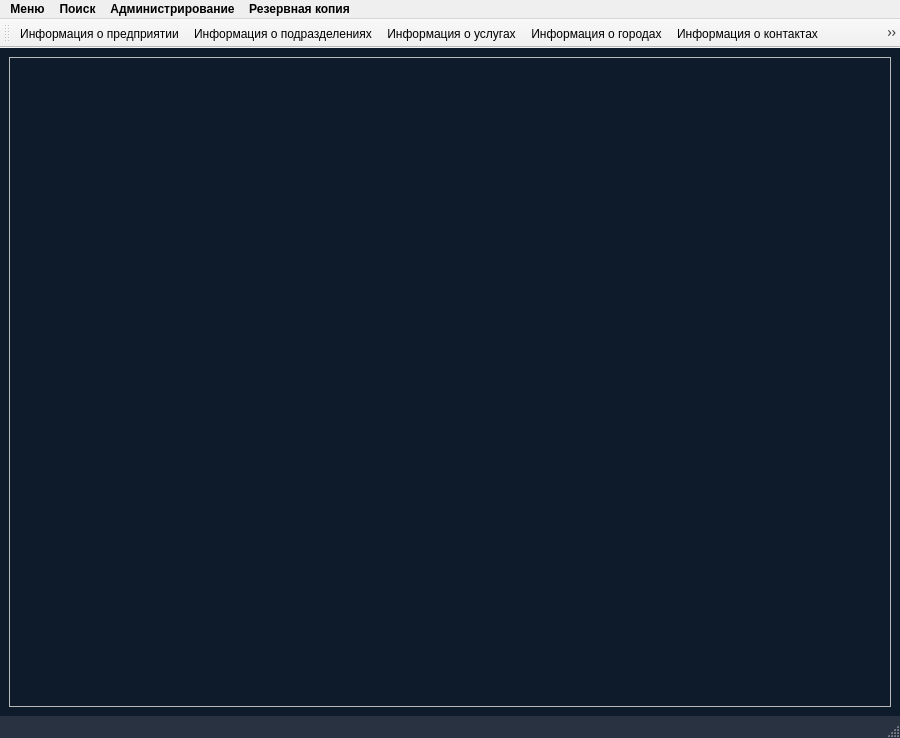
<?xml version="1.0" encoding="UTF-8"?>
<ui version="4.0">
 <class>MainWindow</class>
 <widget class="QMainWindow" name="MainWindow">
  <property name="geometry">
   <rect>
    <x>0</x>
    <y>0</y>
    <width>900</width>
    <height>738</height>
   </rect>
  </property>
  <property name="minimumSize">
   <size>
    <width>847</width>
    <height>628</height>
   </size>
  </property>
  <property name="acceptDrops">
   <bool>true</bool>
  </property>
  <property name="windowTitle">
   <string>Справочник предприятия</string>
  </property>
  <property name="windowIcon">
   <iconset resource="../icons.qrc">
    <normaloff>:/newPrefix/icons/organization.png</normaloff>:/newPrefix/icons/organization.png</iconset>
  </property>
  <property name="autoFillBackground">
   <bool>true</bool>
  </property>
  <property name="styleSheet">
   <string notr="true"> #centralwidget{
background-color:#0D1B2A;
}

#act_ChangeUser{
	background-color:blue;
	color:white;
}

.QPushButton{
	background-color:#293241;
	color:#E0E1DD;
}
#statusbar{
background-color:#293241;
}

#menubar{
color:black;
font-weight:bold;
}

#toolbar{
	
	background-color:black;
border:none;	
}
</string>
  </property>
  <widget class="QWidget" name="centralwidget">
   <property name="styleSheet">
    <string notr="true"/>
   </property>
   <layout class="QGridLayout" name="gridLayout">
    <item row="1" column="0">
     <widget class="QFrame" name="frame">
      <property name="frameShape">
       <enum>QFrame::StyledPanel</enum>
      </property>
      <property name="frameShadow">
       <enum>QFrame::Raised</enum>
      </property>
     </widget>
    </item>
   </layout>
  </widget>
  <widget class="QMenuBar" name="menubar">
   <property name="geometry">
    <rect>
     <x>0</x>
     <y>0</y>
     <width>900</width>
     <height>22</height>
    </rect>
   </property>
   <widget class="QMenu" name="menu">
    <property name="autoFillBackground">
     <bool>true</bool>
    </property>
    <property name="title">
     <string>Меню</string>
    </property>
    <addaction name="act_ChangeUser"/>
    <addaction name="separator"/>
    <addaction name="act_Exit"/>
   </widget>
   <widget class="QMenu" name="menu_2">
    <property name="title">
     <string>Поиск</string>
    </property>
    <addaction name="act_FindEnterprise"/>
    <addaction name="act_InfoIndustry"/>
    <addaction name="act_InfoServices"/>
    <addaction name="act_InfoCity"/>
    <addaction name="act_InfoContact"/>
    <addaction name="act_InfoChief"/>
   </widget>
   <widget class="QMenu" name="menu_3">
    <property name="enabled">
     <bool>true</bool>
    </property>
    <property name="acceptDrops">
     <bool>false</bool>
    </property>
    <property name="autoFillBackground">
     <bool>false</bool>
    </property>
    <property name="title">
     <string>Администрирование</string>
    </property>
    <addaction name="act_AddUser"/>
    <addaction name="act_DeleteUser"/>
   </widget>
   <widget class="QMenu" name="menu_5">
    <property name="title">
     <string>Резервная копия</string>
    </property>
    <addaction name="act_Backup"/>
   </widget>
   <addaction name="menu"/>
   <addaction name="menu_2"/>
   <addaction name="menu_3"/>
   <addaction name="menu_5"/>
  </widget>
  <widget class="QStatusBar" name="statusbar"/>
  <widget class="QToolBar" name="toolBar">
   <property name="enabled">
    <bool>true</bool>
   </property>
   <property name="sizePolicy">
    <sizepolicy hsizetype="Preferred" vsizetype="Maximum">
     <horstretch>0</horstretch>
     <verstretch>0</verstretch>
    </sizepolicy>
   </property>
   <property name="minimumSize">
    <size>
     <width>0</width>
     <height>0</height>
    </size>
   </property>
   <property name="maximumSize">
    <size>
     <width>16777215</width>
     <height>40</height>
    </size>
   </property>
   <property name="windowTitle">
    <string>toolBar</string>
   </property>
   <property name="iconSize">
    <size>
     <width>20</width>
     <height>25</height>
    </size>
   </property>
   <property name="toolButtonStyle">
    <enum>Qt::ToolButtonIconOnly</enum>
   </property>
   <property name="floatable">
    <bool>false</bool>
   </property>
   <attribute name="toolBarArea">
    <enum>TopToolBarArea</enum>
   </attribute>
   <attribute name="toolBarBreak">
    <bool>false</bool>
   </attribute>
   <addaction name="act_FindEnterprise"/>
   <addaction name="act_InfoIndustry"/>
   <addaction name="act_InfoServices"/>
   <addaction name="act_InfoCity"/>
   <addaction name="act_InfoContact"/>
   <addaction name="act_InfoChief"/>
   <addaction name="separator"/>
   <addaction name="act_AddUser"/>
   <addaction name="act_DeleteUser"/>
   <addaction name="separator"/>
   <addaction name="act_Backup"/>
  </widget>
  <action name="act_Exit">
   <property name="icon">
    <iconset resource="../icons.qrc">
     <normaloff>:/newPrefix/icons/multiply.png</normaloff>:/newPrefix/icons/multiply.png</iconset>
   </property>
   <property name="text">
    <string>Выход</string>
   </property>
  </action>
  <action name="act_FindEnterprise">
   <property name="icon">
    <iconset resource="../icons.qrc">
     <normaloff>:/newPrefix/icons/file.png</normaloff>:/newPrefix/icons/file.png</iconset>
   </property>
   <property name="text">
    <string>Информация о предприятии</string>
   </property>
  </action>
  <action name="act_ChangeUser">
   <property name="icon">
    <iconset resource="../icons.qrc">
     <normaloff>:/newPrefix/icons/user-account.png</normaloff>:/newPrefix/icons/user-account.png</iconset>
   </property>
   <property name="text">
    <string>Сменить пользователя</string>
   </property>
  </action>
  <action name="act_AddUser">
   <property name="enabled">
    <bool>true</bool>
   </property>
   <property name="icon">
    <iconset resource="../icons.qrc">
     <normaloff>:/newPrefix/icons/plus.png</normaloff>:/newPrefix/icons/plus.png</iconset>
   </property>
   <property name="text">
    <string>Добавить пользователя</string>
   </property>
   <property name="visible">
    <bool>true</bool>
   </property>
  </action>
  <action name="act_DeleteUser">
   <property name="icon">
    <iconset resource="../icons.qrc">
     <normaloff>:/newPrefix/icons/remove-user.png</normaloff>:/newPrefix/icons/remove-user.png</iconset>
   </property>
   <property name="text">
    <string>Удалить пользователя</string>
   </property>
  </action>
  <action name="act_InfoIndustry">
   <property name="icon">
    <iconset resource="../icons.qrc">
     <normaloff>:/newPrefix/icons/industry.png</normaloff>:/newPrefix/icons/industry.png</iconset>
   </property>
   <property name="text">
    <string>Информация о подразделениях</string>
   </property>
  </action>
  <action name="act_InfoServices">
   <property name="icon">
    <iconset resource="../icons.qrc">
     <normaloff>:/newPrefix/icons/repair-tool.png</normaloff>:/newPrefix/icons/repair-tool.png</iconset>
   </property>
   <property name="text">
    <string>Информация о услугах</string>
   </property>
  </action>
  <action name="act_InfoCity">
   <property name="icon">
    <iconset resource="../icons.qrc">
     <normaloff>:/newPrefix/icons/location.png</normaloff>:/newPrefix/icons/location.png</iconset>
   </property>
   <property name="text">
    <string>Информация о городах</string>
   </property>
  </action>
  <action name="act_InfoContact">
   <property name="icon">
    <iconset resource="../icons.qrc">
     <normaloff>:/newPrefix/icons/notebook-of-contacts.png</normaloff>:/newPrefix/icons/notebook-of-contacts.png</iconset>
   </property>
   <property name="text">
    <string>Информация о контактах</string>
   </property>
  </action>
  <action name="act_InfoChief">
   <property name="icon">
    <iconset resource="../icons.qrc">
     <normaloff>:/newPrefix/icons/chief-executive-officer.png</normaloff>:/newPrefix/icons/chief-executive-officer.png</iconset>
   </property>
   <property name="text">
    <string>Информация о руководителях</string>
   </property>
  </action>
  <action name="act_Backup">
   <property name="icon">
    <iconset resource="../icons.qrc">
     <normaloff>:/newPrefix/icons/cloud-storage.png</normaloff>:/newPrefix/icons/cloud-storage.png</iconset>
   </property>
   <property name="text">
    <string>Создать</string>
   </property>
  </action>
 </widget>
 <resources>
  <include location="../icons.qrc"/>
 </resources>
 <connections/>
</ui>
